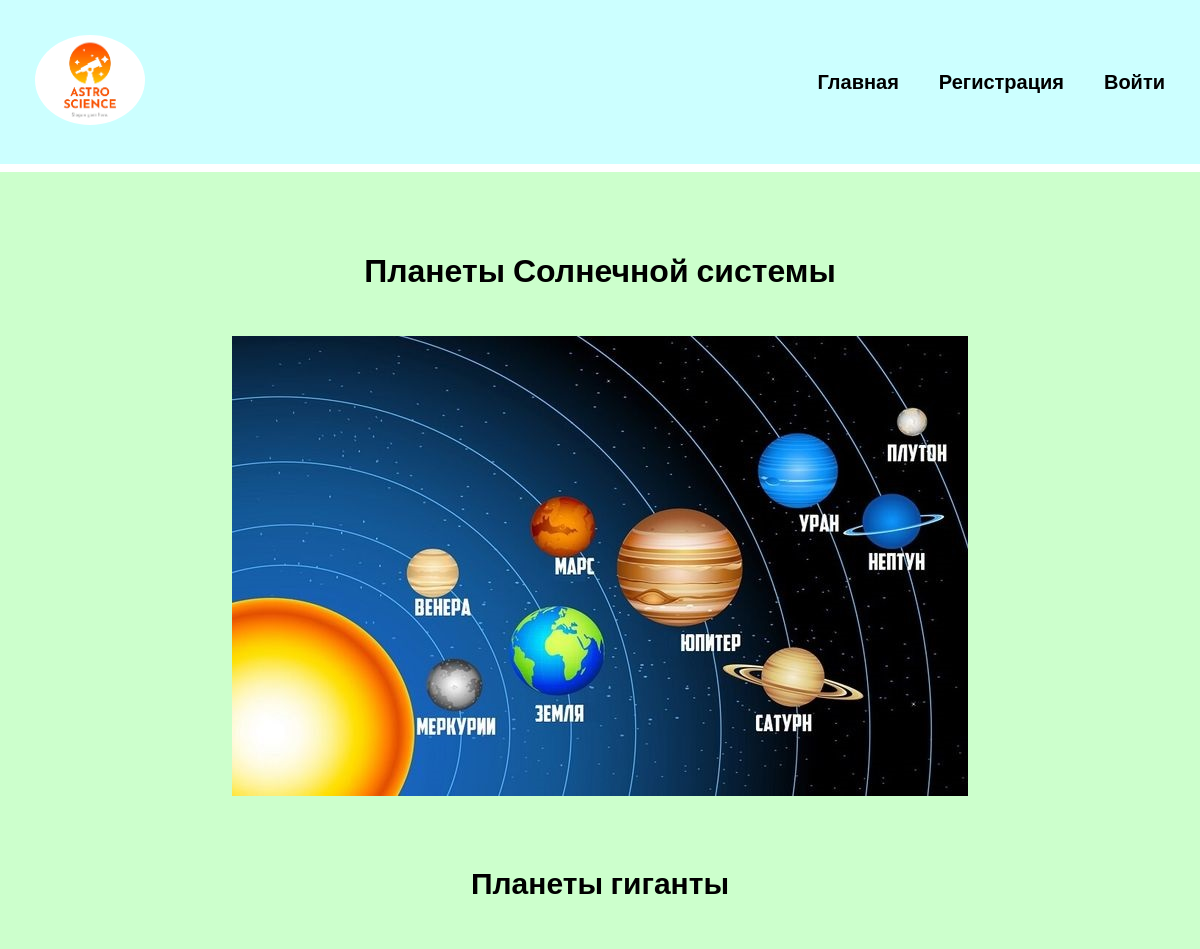
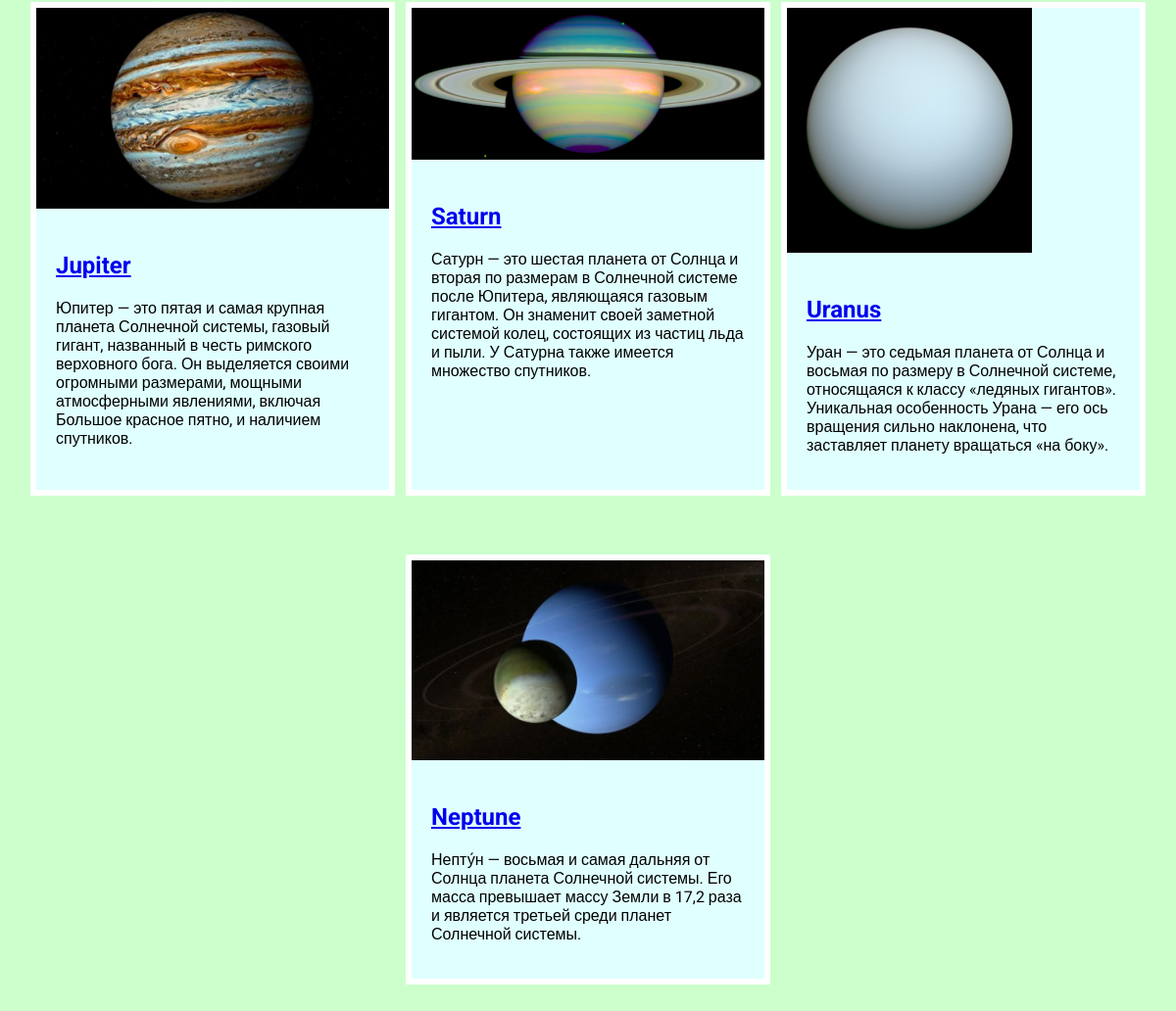
The page / on the database its author committed (2 pictures, top to bottom).
### gt_planets/models.py (models this page shows, shortened)
class GtPlanets(models.Model):
    title = models.CharField(max_length=100)
    description = models.CharField(max_length=250)
    image = models.ImageField(upload_to='gt_planets/images/')
    url = models.URLField(blank=True)  # Поле не обязательное для заполнения

### gt_planets/views.py (the view)
# urls.py: path('', views.index, name='index'),
def index(request):
    projects = GtPlanets.objects.all()
    return render(request, 'gt_planets/index.html', {'projects': projects})

### gt_planets/templates/gt_planets/index.html
{% extends 'gt_planets/base.html' %}
{% load static %}
{% block content %}
<h1>Планеты Солнечной системы</h1>
<div class="img">
    <img src="{% static 'gt_planets/Planets.jpg' %}" alt="">
</div>
<h2>Планеты гиганты</h2>
<div class="block">
    {% for project in projects %}
    <div class="element">
        <div><img src="{{ project.image.url }}" alt=""></div>
        <div class="text">
            <h2><a href="{{ project.url }}" target="_blank">{{ project.title }}</a></h2>
            <p>{{ project.description }}</p>
        </div>
    </div>
    {% endfor %}
</div>
{% endblock %}

### gt_planets/templates/gt_planets/base.html (shortened to what this page needs)
<!DOCTYPE html>
{% load static %}
<html lang="en">
<head>
    <link rel="stylesheet" href="{% static 'css/style.css' %}">
</head>
<body>
<div class="menu">
    <div class="wrap">
        <div class="logotipe">
            <a href="{% url 'index' %}"><img src="{% static 'gt_planets/AstroScience.png' %}" alt=""></a>
        </div>
        <ul>
            {% if user.is_authenticated %}
                <li><a href="{% url 'index' %}">Главная</a></li>
                <li><a href="{% url 'studygtplanets' %}">Исследования</a></li>
                <li class="login">Пользователь: {{ user.username }}</li>
                <li>
                    <form action="{% url 'exitappuser' %}" method="post">
                        {% csrf_token %}
                            <button class="exit">Выход</button>
                    </form>
                </li>
            {% else %}
                <li><a href="{% url 'index' %}">Главная</a></li>
                <li><a href="{% url 'registeruser' %}">Регистрация</a></li>
                <li><a href="{% url 'loginuser' %}">Войти</a></li>
            {% endif %}
        </ul>
    </div>
</div>
    <div class="content">
        <div class="wrap">
            {% block content %}
            {% endblock %}
        </div>
    </div>
</body>
</html>

### gt_planets/static/css/style.css (style rules this page uses)
body { font-family: "Roboto", sans-serif; padding: 0; margin: 0; background: #CCFFCC; }
.wrap { max-width: 1200px; margin: 0 auto; padding: 20px; box-sizing: border-box; }
.block { display: flex; flex-wrap: wrap; justify-content: space-evenly; margin-bottom: 60px; }
.element, .counter { background: lightcyan; border: 6px solid white; margin: 30px 0; }
.text { width: 360px; padding: 20px; box-sizing: border-box; }
.block img { max-width: 360px; height: auto; max-height: 250px; }
.content h1 { text-align: center; margin: 60px 0 40px; }
.img+h2, .text+h2 { text-align: center; margin: 20px 0; font-size: 30px; }
.img { text-align: center; margin-bottom: 60px; }
.img img { border: 6px solid #CCFFCC; }
.menu ul { display: flex; list-style: none; font-size: 20px; }
.menu li { margin-left: 40px; }
.menu .wrap { display: flex; flex-wrap: wrap; justify-content: space-between; align-items: center; }
.menu { background: #CCFFFF; padding: 15px; border-bottom: 8px solid white; }
.menu a { color: black; font-weight: 600; text-decoration: none; }
a img { width: 110px; height: 90px; object-fit: cover; object-position: center; border-radius: 50%; overflow: hidden; }

### rows shown on the page
GtPlanets: image (picture), title "Jupiter", description "Юпитер — это пятая и самая крупная планета Солнечной системы, газовый гигант, названный в честь римского верховного бога. Он выделяется своими огромными размерами, мощными атмосферными явлениями, включая Большое красное пятно, и наличием спутников."
GtPlanets: image (picture), title "Saturn", description "Сатурн — это шестая планета от Солнца и вторая по размерам в Солнечной системе после Юпитера, являющаяся газовым гигантом. Он знаменит своей заметной системой колец, состоящих из частиц льда и пыли. У Сатурна также имеется множество спутников."
GtPlanets: image (picture), title "Uranus", description "Уран — это седьмая планета от Солнца и восьмая по размеру в Солнечной системе, относящаяся к классу «ледяных гигантов». Уникальная особенность Урана — его ось вращения сильно наклонена, что заставляет планету вращаться «на боку»."
GtPlanets: image (picture), title "Neptune", description "Непту́н — восьмая и самая дальняя от Солнца планета Солнечной системы. Его масса превышает массу Земли в 17,2 раза и является третьей среди планет Солнечной системы."
